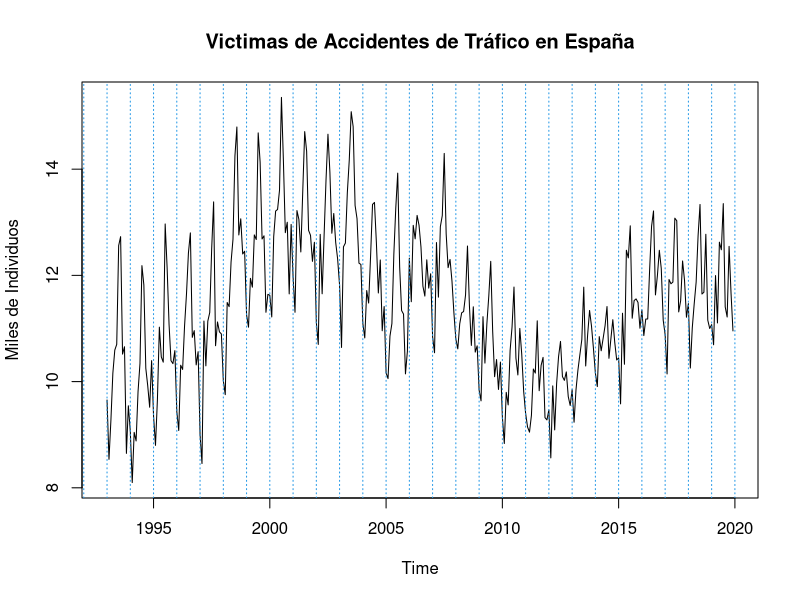
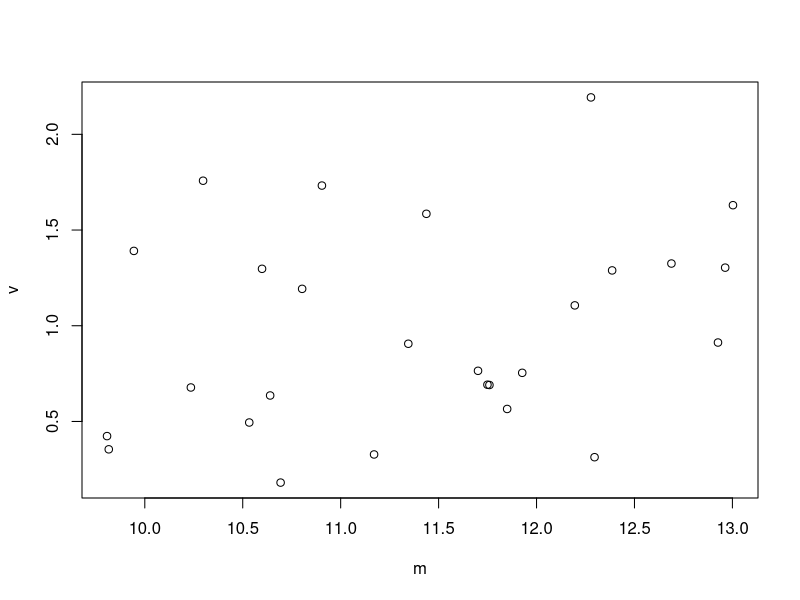
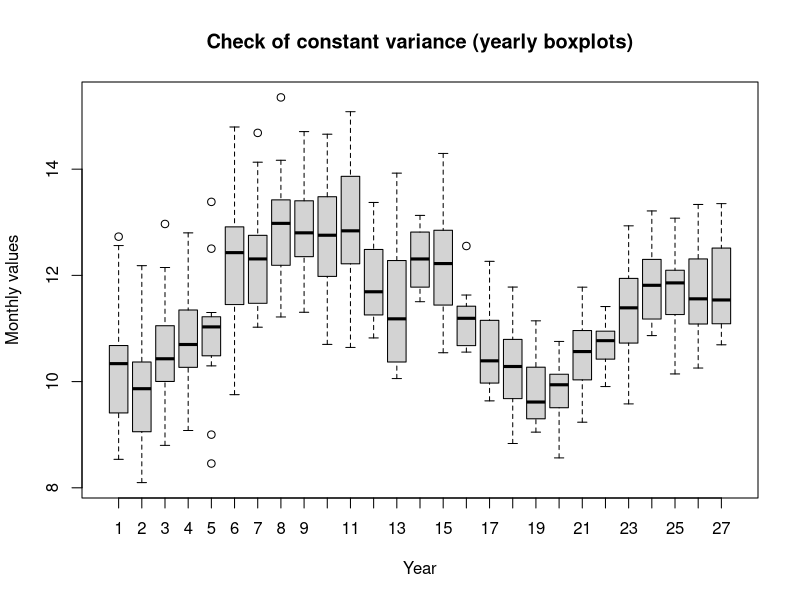
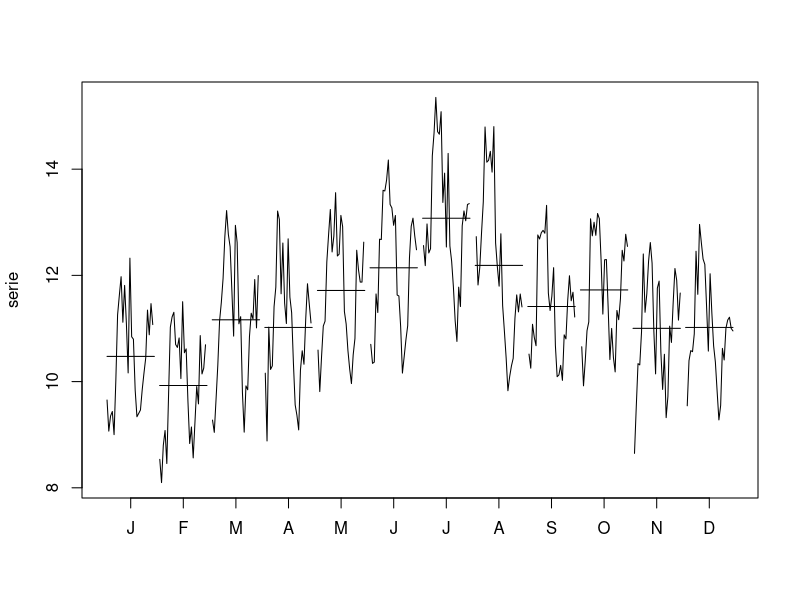
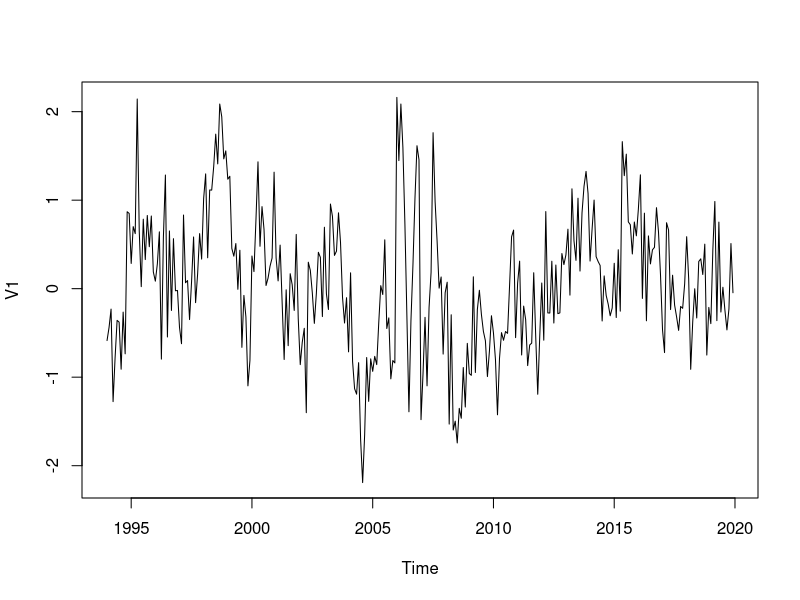
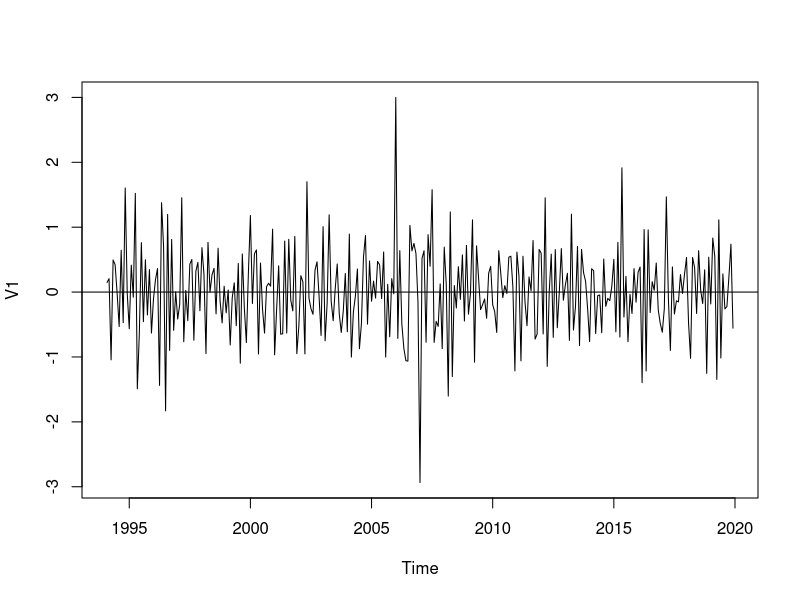
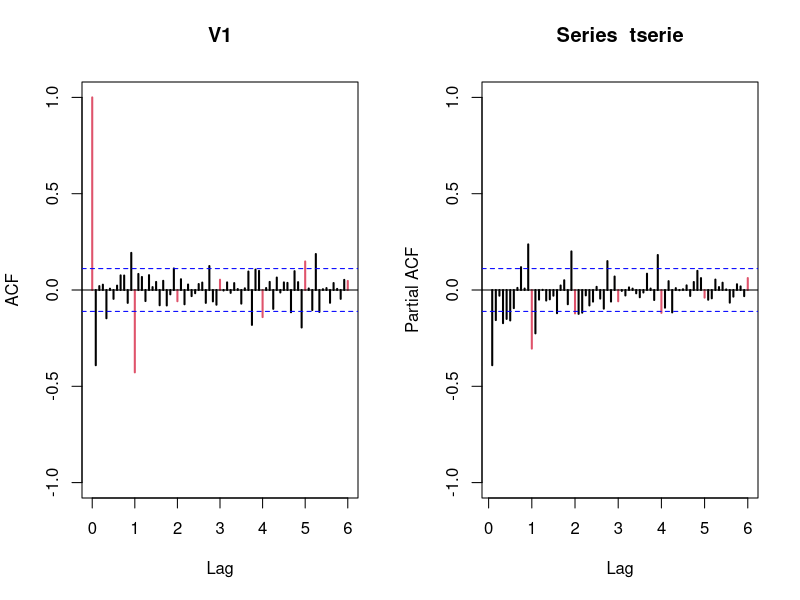
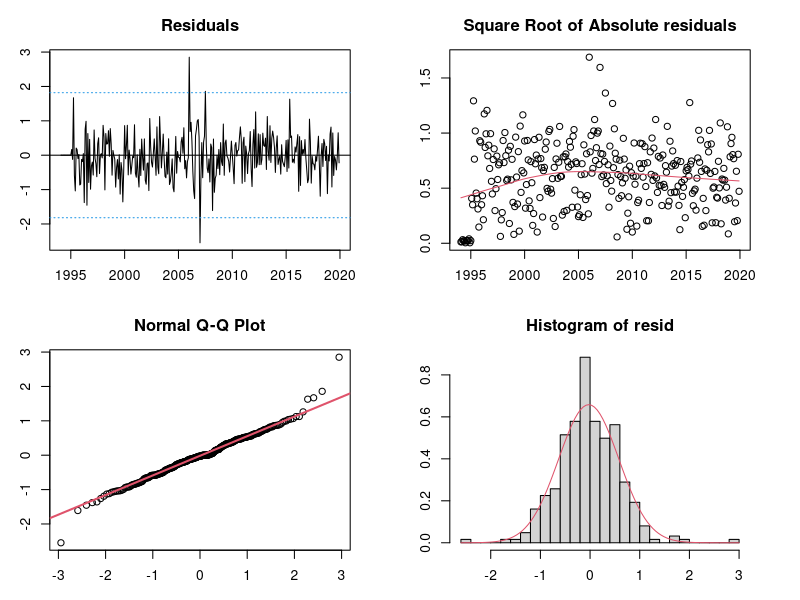

These charts were generated, in order, by the following R code:
## ---- chunk 1
#knitr::opts_chunk$set(echo = TRUE)
setwd("~/uni_folder/ASM/asm_time_series/")
## ---- chunk 2
serie=ts(read.table("victimas.dat")/1000,start=1993,freq=12)
plot(serie, main="Victimas de Accidentes de Tráfico en España", ylab="Miles de Individuos")
abline(v=1992:2020,lty=3,col=4)
## ---- chunk 3
(m <- apply (matrix(serie[1:(27*12)], nr=12),2, mean)) # to check for constant variance
(v <- apply (matrix(serie[1:(27*12)], nr=12),2, var))
plot(v~m)

group <- c(rep(1:27, rep(12, 27)))
boxplot(serie ~ group,
        xlab = "Year",
        ylab = "Monthly values",
        main = "Check of constant variance (yearly boxplots)")
## ---- chunk 4
monthplot(serie)
## ---- chunk 5
d12serie=diff(serie,12)
plot(d12serie)
## ---- chunk 6
d1d12serie=diff(d12serie,1)
## ---- chunk 7
#fix this output
var(serie)
var(d12serie)
var(d1d12serie) # our transformation
var(diff(d1d12serie)) # 2 regular differences
## ---- chunk 8
plot(d1d12serie)
abline(h=0)
## ---- chunk 9
tserie <- d1d12serie #transformed serie is new name
## ---- chunk 10
#################Validation#################################
validation=function(model){
  s=frequency(get(model$series))
  resid=model$residuals
  par(mfrow=c(2,2),mar=c(3,3,3,3))
  #Residuals plot
  plot(resid,main="Residuals")
  abline(h=0)
  abline(h=c(-3*sd(resid),3*sd(resid)),lty=3,col=4)
  #Square Root of absolute values of residuals (Homocedasticity)
  scatter.smooth(sqrt(abs(resid)),main="Square Root of Absolute residuals",
                 lpars=list(col=2))
  
  #Normal plot of residuals
  qqnorm(resid)
  qqline(resid,col=2,lwd=2)
  
  ##Histogram of residuals with normal curve
  hist(resid,breaks=20,freq=FALSE)
  curve(dnorm(x,mean=mean(resid),sd=sd(resid)),col=2,add=T)
  
  
  #ACF & PACF of residuals
  par(mfrow=c(1,2))
  acf(resid,ylim=c(-1,1),lag.max=60,col=c(2,rep(1,s-1)),lwd=1)
  pacf(resid,ylim=c(-1,1),lag.max=60,col=c(rep(1,s-1),2),lwd=1)
  par(mfrow=c(1,1))
  
  #Ljung-Box p-values
  par(mar=c(2,2,1,1))
  tsdiag(model,gof.lag=7*s)
  cat("\n--------------------------------------------------------------------\n")
  print(model)
  
  #Stationary and Invertible
  cat("\nModul of AR Characteristic polynomial Roots: ", 
      Mod(polyroot(c(1,-model$model$phi))),"\n")
  cat("\nModul of MA Characteristic polynomial Roots: ",
      Mod(polyroot(c(1,model$model$theta))),"\n")
  
  suppressMessages(require(forecast,quietly=TRUE,warn.conflicts=FALSE))
  plot(model)
  
  #Model expressed as an MA infinity (psi-weights)
  psis=ARMAtoMA(ar=model$model$phi,ma=model$model$theta,lag.max=36)
  names(psis)=paste("psi",1:36)
  cat("\nPsi-weights (MA(inf))\n")
  cat("\n--------------------\n")
  print(psis[1:24])
  
  #Model expressed as an AR infinity (pi-weights)
  pis=-ARMAtoMA(ar=-model$model$theta,ma=-model$model$phi,lag.max=36)
  names(pis)=paste("pi",1:36)
  cat("\nPi-weights (AR(inf))\n")
  cat("\n--------------------\n")
  print(pis[1:24])
   
  cat("\nDescriptive Statistics for the Residuals\n")
  cat("\n----------------------------------------\n") 
  
  suppressMessages(require(fBasics,quietly=TRUE,warn.conflicts=FALSE))
  ##Anderson-Darling test
  print(basicStats(resid))
  
  ## Add here complementary tests (use with caution!)
  ##---------------------------------------------------------
  cat("\nNormality Tests\n")
  cat("\n--------------------\n")
 
  ##Shapiro-Wilks Normality test
  print(shapiro.test(resid))

  suppressMessages(require(nortest,quietly=TRUE,warn.conflicts=FALSE))
  ##Anderson-Darling test
  print(ad.test(resid))
  
  suppressMessages(require(tseries,quietly=TRUE,warn.conflicts=FALSE))
  ##Jarque-Bera test
  print(jarque.bera.test(resid))
  
  cat("\nHomoscedasticity Test\n")
  cat("\n--------------------\n")
  suppressMessages(require(lmtest,quietly=TRUE,warn.conflicts=FALSE))
  ##Breusch-Pagan test
  obs=get(model$series)
  print(bptest(resid~I(obs-resid)))
  
  cat("\nIndependence Tests\n")
  cat("\n--------------------\n")
  
  ##Durbin-Watson test
  print(dwtest(resid~I(1:length(resid))))
  
  ##Ljung-Box test
  cat("\nLjung-Box test\n")
  print(t(apply(matrix(c(1:4,(1:4)*s)),1,function(el) {
    te=Box.test(resid,type="Ljung-Box",lag=el)
    c(lag=(te$parameter),statistic=te$statistic[[1]],p.value=te$p.value)})))
  
}
################# Fi Validation #################################
## ---- chunk 11
par(mfrow=c(1,2))
acf(tserie,ylim=c(-1,1),col=c(2,rep(1,11)),lwd=2,lag.max=72)
pacf(tserie,ylim=c(-1,1),col=c(rep(1,11),2),lwd=2,lag.max=72)
## ---- chunk 12
# Initialize a data frame to store the results
results <- data.frame(p = integer(),
                      P = integer(),
                      q = integer(),
            
                      AIC = numeric(),
                      BIC = numeric())

# Loop over possible values of P, D, Q, and period
for (p in 0:2) {          # Experiment with seasonal AR orders (e.g., 0 to 2)
  for (q in 0:1) {        # Seasonal differencing (typically 0 or 1)
     for (P in 0:1) {     # Experiment with seasonal MA orders (e.g., 0 to 2)
      

        # Fit the ARIMA model with the current seasonal parameters
        mod <- arima(serie, 
                     order = c(p, 1, q), 
                     seasonal = list(order = c(0,1,1), period = 12))

        # Store the AIC and BIC values
        results <- rbind(results, 
                         data.frame(p = p, 
                                    P = P,
                                   
                                    q = q, 
                                    AIC = AIC(mod), 
                                    BIC = BIC(mod)))
      
     }
  }
}

# Sort results by AIC (or BIC) for easier interpretation
dresults <- results[order(results$AIC), ]
m1m2res <- dresults[1:2]
# Display the results
print(dresults)
## ---- chunk 13
m1m2res <- head(dresults, 2)
print(m1m2res)
(mod1=arima(tserie,order=c(2,0,1),seasonal=list(order=c(0,1,1),period=12)))
(mod2=arima(tserie,order=c(0,0,1),seasonal=list(order=c(0,1,1),period=12)))
## ---- chunk 14
validation(mod1)
## ---- chunk 15
validation(mod2)
## ---- chunk 16
ultim=c(2018,12)
pdq=c(1,1,1)
PDQ=c(0,1,1)

serie2=window(serie,end=ultim)
lnserie2=log(serie2)
serie1=window(serie,end=ultim+c(1,0))
lnserie1=log(serie1)

(modA=arima(lnserie1,order=pdq,seasonal=list(order=PDQ,period=12)))
(modB=arima(lnserie2,order=pdq,seasonal=list(order=PDQ,period=12)))
## ---- chunk 17
pred=predict(modB,n.ahead=12)
pr<-ts(c(tail(lnserie2,1),pred$pred),start=ultim,freq=12)
se<-ts(c(0,pred$se),start=ultim,freq=12)

#Intervals
tl<-ts(exp(pr-1.96*se),start=ultim,freq=12)
tu<-ts(exp(pr+1.96*se),start=ultim,freq=12)
pr<-ts(exp(pr),start=ultim,freq=12)


ts.plot(serie,tl,tu,pr,lty=c(1,2,2,1),col=c(1,4,4,2),xlim=ultim[1]+c(-2,+2),type="o",main=paste("Model ARIMA(",paste(pdq,collapse=","),")(",paste(PDQ,collapse=","),")12",sep=""))
abline(v=(ultim[1]-2):(ultim[1]+2),lty=3,col=4)
## ---- chunk 18
pred=predict(modB,n.ahead=12)
pr<-ts(c(tail(lnserie2,1),pred$pred),start=ultim,freq=12)
se<-ts(c(0,pred$se),start=ultim,freq=12)

#Intervals
tl<-ts(exp(pr-1.96*se),start=ultim,freq=12)
tu<-ts(exp(pr+1.96*se),start=ultim,freq=12)
pr<-ts(exp(pr),start=ultim,freq=12)


ts.plot(serie,tl,tu,pr,lty=c(1,2,2,1),col=c(1,4,4,2),xlim=ultim[1]+c(-2,+2),type="o",main=paste("Model ARIMA(",paste(pdq,collapse=","),")(",paste(PDQ,collapse=","),")12",sep=""))
abline(v=(ultim[1]-2):(ultim[1]+2),lty=3,col=4)
## ---- chunk 19
obs=window(serie,start=ultim+c(0,1))
pr=window(pr,start=ultim+c(0,1))
ts(data.frame(LowLim=tl[-1],Predic=pr,UpperLim=tu[-1],Observ=obs,Error=obs-pr,PercentError=(obs-pr)/obs),start=ultim+c(0,1),freq=12)
mod.RMSE1=sqrt(sum((obs-pr)^2)/12)
mod.MAE1=sum(abs(obs-pr))/12
mod.RMSPE1=sqrt(sum(((obs-pr)/obs)^2)/12)
mod.MAPE1=sum(abs(obs-pr)/obs)/12

data.frame("RMSE"=mod.RMSE1,"MAE"=mod.MAE1,"RMSPE"=mod.RMSPE1,"MAPE"=mod.MAPE1)

mCI1=mean(tu-tl)

cat("\nMean Length CI: ",mCI1)
## ---- chunk 20
pred=predict(modA,n.ahead=12)
pr<-ts(c(tail(lnserie1,1),pred$pred),start=ultim+c(1,0),freq=12)
se<-ts(c(0,pred$se),start=ultim+c(1,0),freq=12)

tl1<-ts(exp(pr-1.96*se),start=ultim+c(1,0),freq=12)
tu1<-ts(exp(pr+1.96*se),start=ultim+c(1,0),freq=12)
pr1<-ts(exp(pr),start=ultim+c(1,0),freq=12)

ts.plot(serie,tl1,tu1,pr1,lty=c(1,2,2,1),col=c(1,4,4,2),xlim=c(ultim[1]-2,ultim[1]+3),type="o",main=paste("Model ARIMA(",paste(pdq,collapse=","),")(",paste(PDQ,collapse=","),")12",sep=""))
abline(v=(ultim[1]-2):(ultim[1]+3),lty=3,col=4)
## ---- chunk 21
(previs1=window(cbind(tl1,pr1,tu1),start=ultim+c(1,0)))
## ---- chunk 22
ultim=c(2018,12)
pdq=c(8,1,0)
PDQ=c(0,1,1)

serie2=window(serie,end=ultim)
lnserie2=log(serie2)
serie1=window(serie,end=ultim+c(1,0))
lnserie1=log(serie1)

(modA=arima(lnserie1,order=pdq,seasonal=list(order=PDQ,period=12)))
(modB=arima(lnserie2,order=pdq,seasonal=list(order=PDQ,period=12)))
